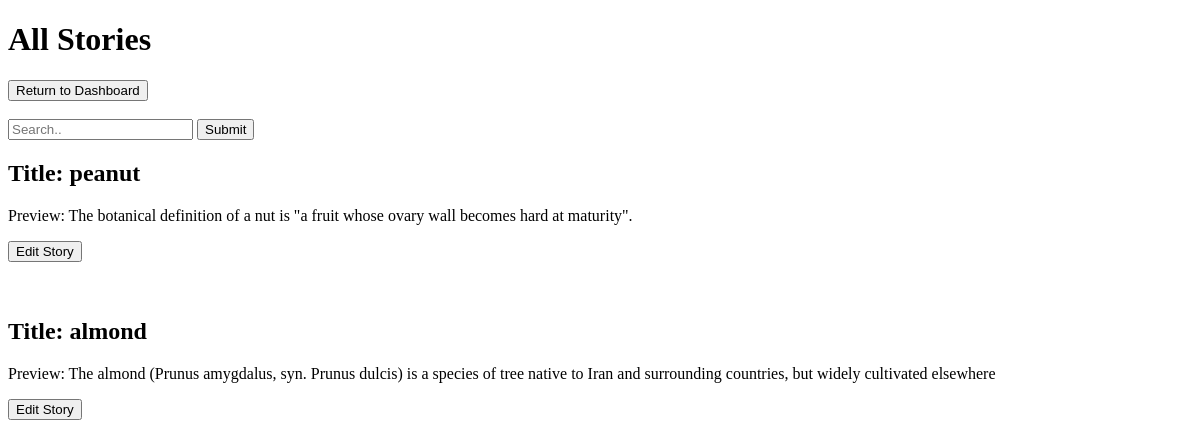
Before: /see_stories (signed in) with the older database file.
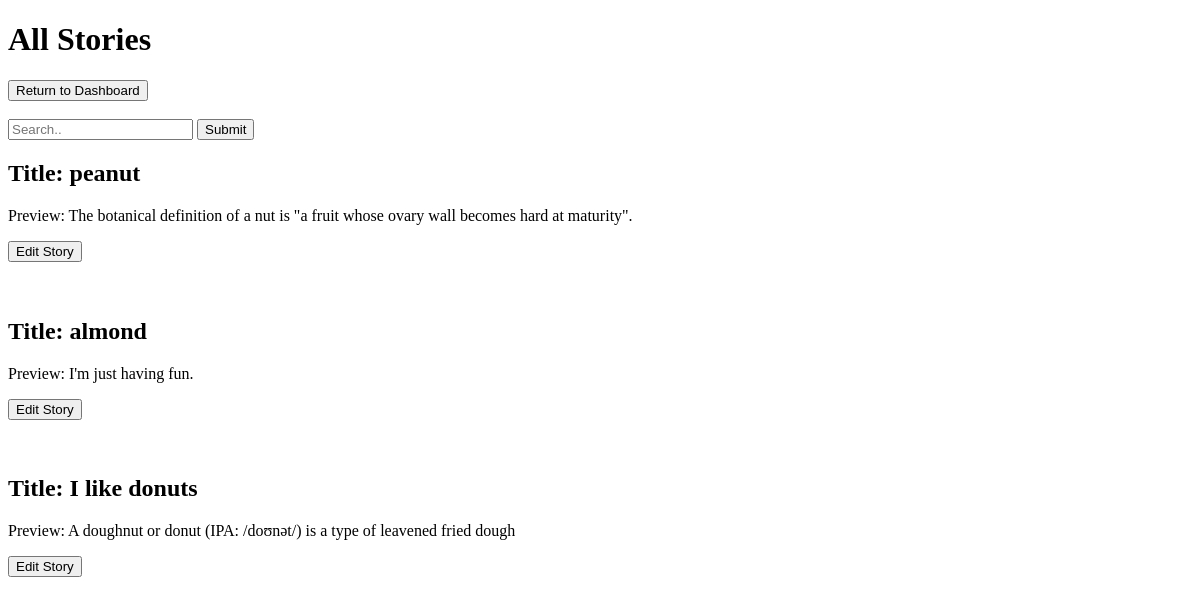
After: the same page with the newer database file.
### tables this page shows
CREATE TABLE stories (name TEXT, latestUpdate TEXT, fullStory TEXT);

### __init__.py (the view)
@app.route("/see_stories")
def see_stories():
    global logged_in_user
    if not session.get(logged_in_user):
        return render_template('main_page.html')
    storiesList = untouched()
    return render_template("see_stories.html", storiesList=storiesList)

### __init__.py (called while the page is built)
def flat_clean(c_fetch_all_list):
    title_str = ""
    for line_tuple in c_fetch_all_list:
        title_str += line_tuple[0] + ","
    flat_list = title_str.split(",")
    flat_list = [title for title in flat_list if title]
    return list(set(flat_list))

def untouched():
    c.execute("SELECT stories FROM users WHERE username == (?)", (logged_in_user,))
    flat_logged_titles = flat_clean(c.fetchall()) #list of all stories that user has contributed to
    logged_title_str = "(" + ", ".join("'" + str(title) + "'" for title in flat_logged_titles) + ")"
    execute_str = f"SELECT * FROM stories WHERE name NOT IN {logged_title_str}"
    return c.execute(execute_str).fetchall() #list of tuples (name, latest, full) of all stories that were not touched by user

### templates/see_stories.html (shortened to what this page needs)
<!DOCTYPE html>
<html>
  <head>
    <link rel="stylesheet" href="static/css/my_style.css">
    <h1> All Stories </h1>
  </head>
  <body>
    <form action="/dashboard">
      <input type="submit" value="Return to Dashboard">
    </form>
    <br>
    <form action="/search_see_stories" method="POST">
      <input type="text" placeholder="Search.." name="search">
      <button type="submit">Submit</button>
    </form>
    {% for story_info in storiesList %}
      {% if (story_info != ()) %}
        <h2> Title:  {{story_info[0]}} </h2>
        <p> Preview: {{story_info[1]}} </p>
        <form action="/edit_story" method="POST">
          <input type="submit" value="Edit Story">
        </form>
        <br> </br>
      {% endif %}
    {% endfor %}
  </body>
</html>

Changed rows visible on the page:
changed stories "almond": latestUpdate "The almond (Prunus amygdalus, syn. Prunus dulcis) is a species of tree native to Iran and surrounding countries, but widely cultivated elsewhere" → "I'm just having fun."
added stories: name "I like donuts", latestUpdate "A doughnut or donut (IPA: /doʊnət/) is a type of leavened fried dough"
